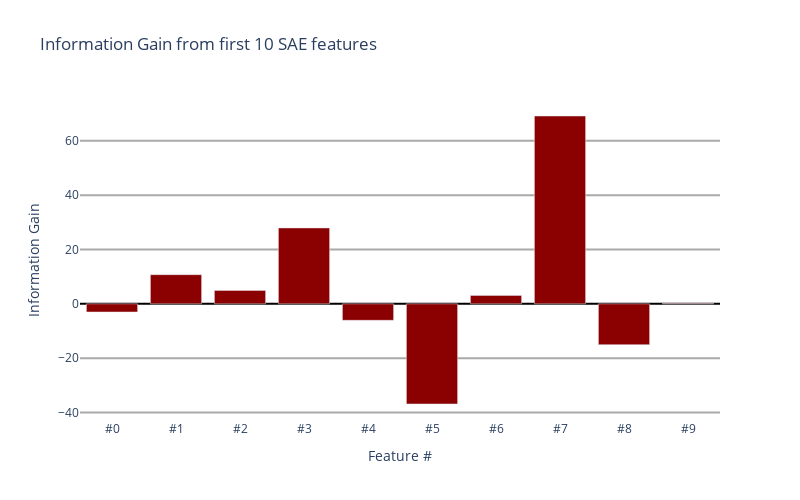

Here is the notebook cell this chart was saved with:
### Code cell
fig = go.Figure()
fig.add_trace(go.Bar(x=[f'#{i}' for i in range(num_features)], y=information_gains_, marker_color='DarkRed'))
fig.update_layout(title='Information Gain from first 10 SAE features')
fig.update_layout(plot_bgcolor='white')
fig.update_xaxes(title_text='Feature #')
fig.update_yaxes(title_text='Information Gain')
fig.update_layout(width=800, height=500)
# y-axis grid lines
fig.update_yaxes(showgrid=True, gridwidth=2, gridcolor='DarkGray')
# show zero line
fig.update_yaxes(zeroline=True, zerolinewidth=2, zerolinecolor='Black')
fig.show()

### Figure 1 — Plotly figure (JSON) as saved in the notebook; plotly's stock layout.template omitted (floating-point values rounded to 4 significant figures)
{"data": [{"marker": {"color": "DarkRed"}, "type": "bar", "x": ["#0", "#1", "#2", "#3", "#4", "#5", "#6", "#7", "#8", "#9"], "y": [-3.013, 10.74, 4.947, 27.93, -6.066, -36.87, 3.103, 69.13, -15.05, 0.2064]}], "layout": {"height": 500, "plot_bgcolor": "white", "title": {"text": "Information Gain from first 10 SAE features"}, "width": 800, "xaxis": {"title": {"text": "Feature #"}}, "yaxis": {"gridcolor": "DarkGray", "gridwidth": 2, "showgrid": true, "title": {"text": "Information Gain"}, "zeroline": true, "zerolinecolor": "Black", "zerolinewidth": 2}}}
